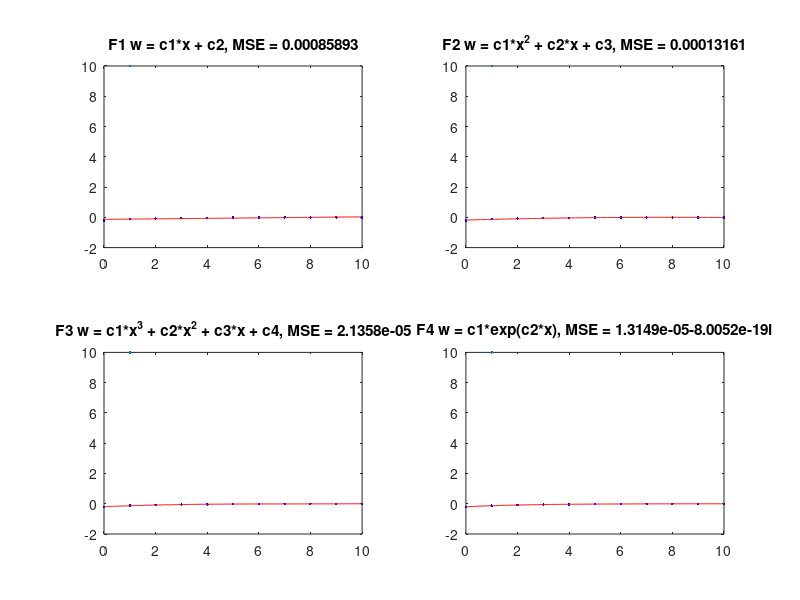

Write MATLAB code to recreate this figure.
% zadanie 2
clc; 
clear all; 
close all;

x = 0:10;
y = [-0.2 -0.13 -0.08 -0.05 -0.042 -0.025 -0.018 -0.007 -0.008 -0.005 -0.002];
N = length(x);
xx = linspace(min(x), max(x), 300);

% model 1: F1 w = c1*x + c2
Z = [x; ones(1, N)];
C = y * Z' * inv(Z * Z');
F1 = @(x) C(1)*x + C(2);
subplot(2, 2, 1);
plot(x, y, '.b', MarkerSize=10); hold on;
plot(xx, F1(xx), '-r');
mse = mean((y - F1(x)).^2);
title(['F1 w = c1*x + c2, MSE = ', num2str(mse, '%.8f')]);
disp('C1 ='); disp(C);
disp(['MSE1 = ', num2str(mse)]);

% model 2: F2 w = c1*x^2 + c2*x + c3
Z = [x.^2; x; ones(1, N)];
C = y * Z' * inv(Z * Z');
F2 = @(x) C(1)*x.^2 + C(2)*x + C(3);
subplot(2, 2, 2);
plot(x, y, '.b', MarkerSize=10); hold on;
plot(xx, F2(xx), '-r');
mse = mean((y - F2(x)).^2);
title(['F2 w = c1*x^2 + c2*x + c3, MSE = ', num2str(mse, '%.8f')]);
disp('C2 ='); disp(C);
disp(['MSE2 = ', num2str(mse)]);

% model 3: F3 w = c1*x^3 + c2*x^2 + c3*x + c4
Z = [x.^3; x.^2; x; ones(1, N)];
C = y * Z' * inv(Z * Z');
F3 = @(x) C(1)*x.^3 + C(2)*x.^2 + C(3)*x + C(4);
subplot(2, 2, 3);
plot(x, y, '.b', MarkerSize=10); hold on;
plot(xx, F3(xx), '-r');
mse = mean((y - F3(x)).^2);
title(['F3 w = c1*x^3 + c2*x^2 + c3*x + c4, MSE = ', num2str(mse)]);
disp('C3 ='); disp(C);
disp(['MSE3 = ', num2str(mse)]);

% model 4: F4 w = c1*exp(c2*x)
Ylog = log(y);
disp(Ylog);
Z = [x; ones(1, N)];
C = Ylog * Z' * inv(Z * Z');
F4 = @(x) exp(C(2)) * exp(C(1)*x);
subplot(2, 2, 4);
plot(x, y, '.b', MarkerSize=10); hold on;
plot(xx, F4(xx), '-r');
mse = mean((y - F4(x)).^2);
title(['F4 w = c1*exp(c2*x), MSE = ', num2str(mse)]);
disp('C4 ='); disp(C);
disp(['MSE4 = ', num2str(mse)]);
